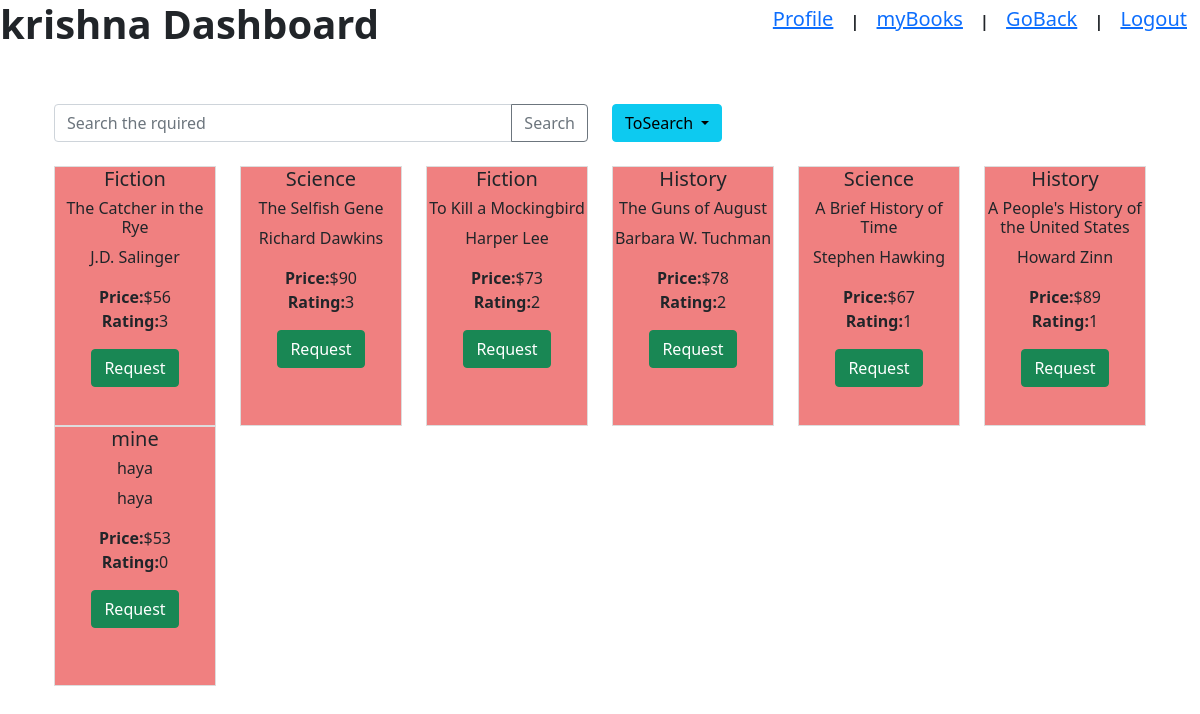
The page /user_dashboard/krishna on the database its author committed.
### tables this page shows
CREATE TABLE book(ID INT(5) NOT NULL PRIMARY KEY,
			Name CHAR(100) NOT NULL,
			Content CHAR(100) ,
			Author CHAR(25),
                        SectionID INT,price INT(3),
                        rating INT(1),
                        FOREIGN KEY (SectionID) REFERENCES section(ID));

CREATE TABLE section(
			ID int(5) NOT NULL PRIMARY KEY,
			Name CHAR(25) NOT NULL,
			Date DATE ,
			Description CHAR(100));

### app.py (the view)
@app.route('/user_dashboard/<uname>',methods=['GET','POST'])
def usdash(uname):
      a3=request.form.get('name')
      a4=request.form.get('search')
      a1=request.form.get('book')
      if a1!=None:
            if db.chk(uname):
                  db.req(int(a1),uname)
            t=f'/user_dashboard/{uname}'
            return redirect(t)
      if request.form.get('same')=="search1":
            k=db.search(a3,a4,uname)
            return render_template('usdash.html',k=k,a=uname)
      return render_template('usdash.html',k=db.userdash(uname),a=uname)

### dbase.py (called while the page is built)
def userdash(a):
    conn = sqlite3.connect('merge.db')
    cursor = conn.cursor()
    t1=f"SELECT bookid FROM main WHERE username='{a}' AND status IN ('request','granted','completed')"
    cursor.execute(t1)
    t1=cursor.fetchall()
    l=(0,)
    if t1!=[]:
        for i in t1:
            l+=(i[0],)
    else:
        l=()
    t=f"SELECT X.Name,X.Author,Y.Name,X.ID,X.price,X.rating FROM book X JOIN section Y ON X.SectionID = Y.ID WHERE X.ID NOT IN {l} ORDER BY X.rating DESC"
    cursor.execute(t)
    k=cursor.fetchall()
    conn.commit()
    conn.close()
    return k

### templates/usdash.html (shortened to what this page needs)
<!DOCTYPE html><html><head><title>KLlibrary</title>
  <link href="https://cdn.jsdelivr.net/npm/bootstrap@5.3.2/dist/css/bootstrap.min.css" rel="stylesheet">
    <link rel="stylesheet" href="https://maxcdn.bootstrapcdn.com/bootstrap/4.5.2/css/bootstrap.min.css">
    <link href="https://cdn.jsdelivr.net/npm/bootstrap@5.0.0/dist/css/bootstrap.min.css" rel="stylesheet">
</head>
<body>
<h1><b>{{a}} Dashboard</b></h1><br>
<div class="position-relative position-absolute top-0 end-0"><form method="POST" action='/user_dashboard/{{a}}'>
<a href="/{{a}}/profile" class="btn btn-link"><h5>Profile</h5></a> <b>|</b>
<a href='/user_dashboard/{{a}}/mybook' class="btn btn-link"><h5>myBooks</h5></a> <b>|</b>
<a href='/user_dashboard/{{a}}' class="btn btn-link"><h5>GoBack</h5></a> <b>|</b>
<a href="/userlogin" class="btn btn-link"><h5>Logout</h5></a></div><br>
<div class="container"><div class="row"><div class="col-md-6">
<div class="input-group"><input type="text" class="form-control" name='name' placeholder="Search the rquired"/>
<div class="input-group-append"><button class="btn btn-outline-secondary" type="text" name="same" value="search1">Search</button>
</div></div></div>
<div class="col-md-6">
<div class="dropdown">
    <button  class="btn btn-info dropdown-toggle" id="dropdownMenuButton" data-bs-toggle="dropdown">
      ToSearch
    </button>
    </div></div></div></div></div><br></form>
<div class="container">
    <div class="row">
{% for i in k%}
        <div class="col-md-2">
                <div class="book">
                    <h5 class="card-title">{{i[2]}}</h5><h6>{{i[0]}}</h6>
		    <p>{{i[1]}}</p><p><b>Price:</b>${{i[4]}}<br><b>Rating:</b>{{i[5]}}</p><form method="POST" action='/user_dashboard/{{a}}'>
                    <button type="text" class="btn btn-success" name="book" value={{i[3]}}>Request</button>
             </form></div></div>
{% endfor %}</div></div>
</body>
</html>

### templates/usdash.html (style rules this page uses)
.book { border: 1px solid #ddd; padding:0px; margin:0px; height:260px; text-align: center; background-color: lightcoral;; }

### rows shown on the page
book: Name "Fiction", Name "The Catcher in the Rye", Author "J.D. Salinger", price "56", rating "3", {{ i[3] }} 10100 (drawn)
book: Name "Science", Name "The Selfish Gene", Author "Richard Dawkins", price "90", rating "3", {{ i[3] }} 10201 (drawn)
book: Name "Fiction", Name "To Kill a Mockingbird", Author "Harper Lee", price "73", rating "2", {{ i[3] }} 10101 (drawn)
book: Name "History", Name "The Guns of August", Author "Barbara W. Tuchman", price "78", rating "2", {{ i[3] }} 10300 (drawn)
book: Name "Science", Name "A Brief History of Time", Author "Stephen Hawking", price "67", rating "1", {{ i[3] }} 10200 (drawn)
book: Name "History", Name "A People's History of the United States", Author "Howard Zinn", price "89", rating "1", {{ i[3] }} 10301 (drawn)
book: Name "mine", Name "haya", Author "haya", price "53", rating "0", {{ i[3] }} 10400 (drawn)
